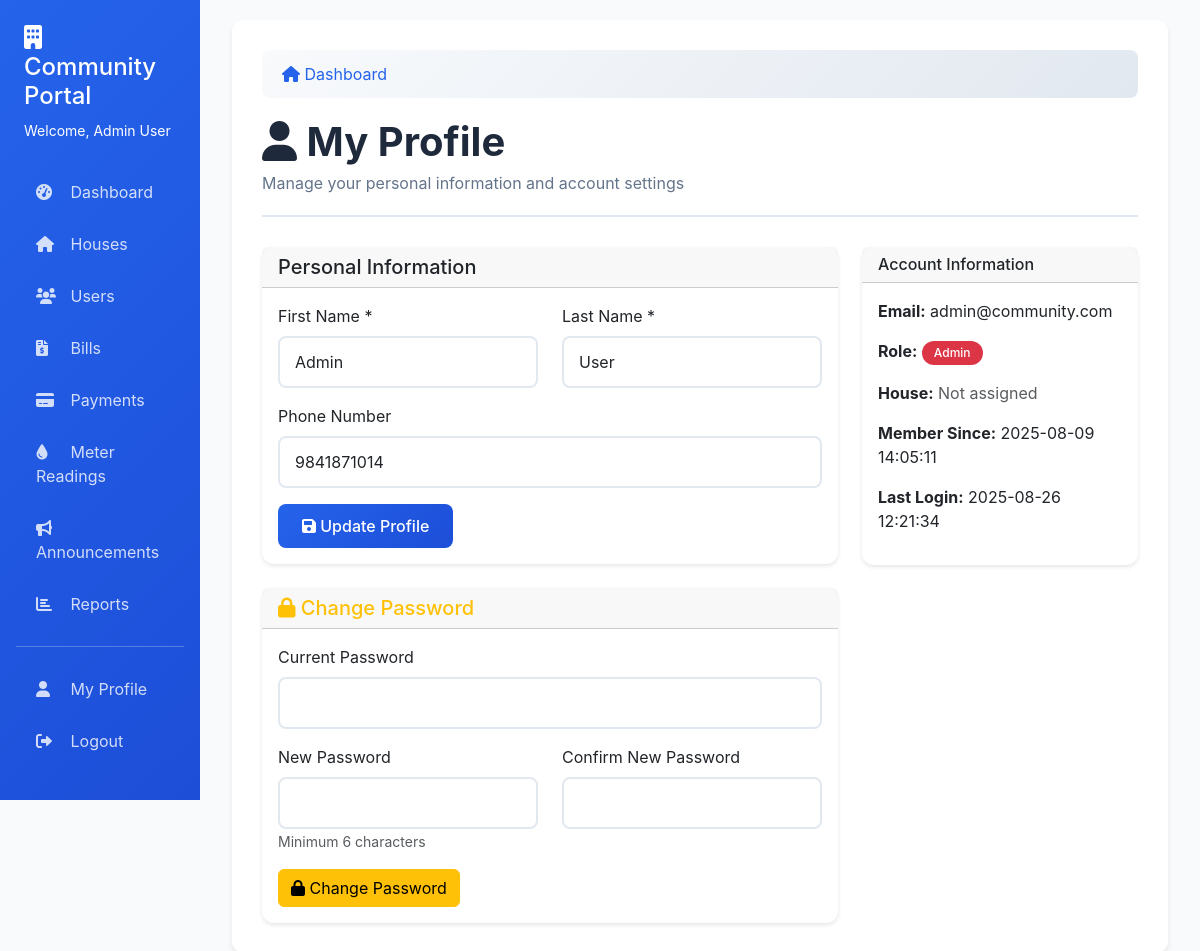
The page /profile (signed in) on the database as committed earlier.
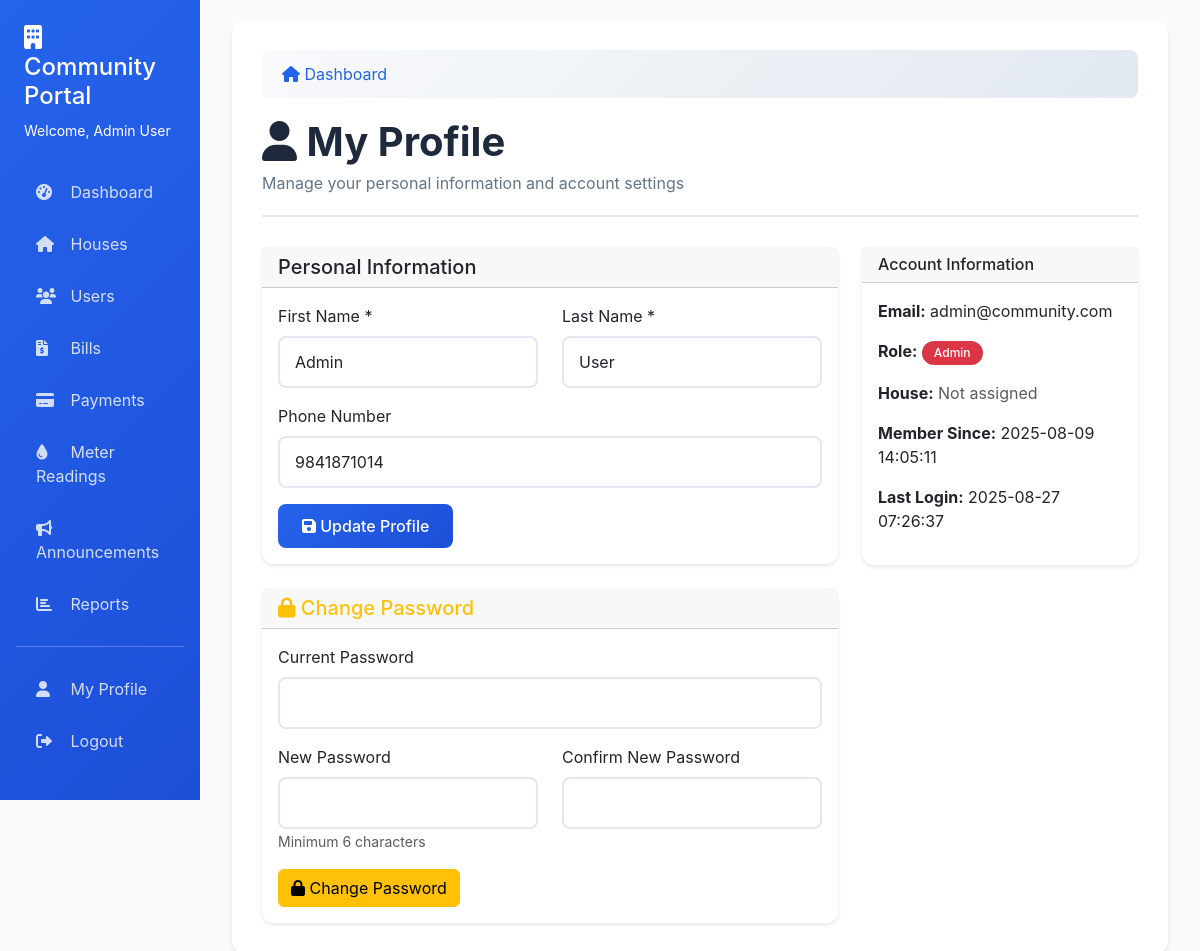
The same page on the database as committed later.
### tables this page shows
CREATE TABLE users (
                id INTEGER PRIMARY KEY AUTOINCREMENT,
                email TEXT UNIQUE NOT NULL,
                password_hash TEXT NOT NULL,
                role TEXT NOT NULL DEFAULT 'resident',
                first_name TEXT,
                last_name TEXT,
                phone_number TEXT,
                house_id INTEGER,
                created_at TIMESTAMP DEFAULT CURRENT_TIMESTAMP,
                last_login TIMESTAMP
            );

### app.py (the view)
@app.route('/profile')
@login_required
def profile():
    conn = get_db_connection()
    user = conn.execute('''
        SELECT u.*, h.house_number, h.owner_name
        FROM users u
        LEFT JOIN houses h ON u.house_id = h.id
        WHERE u.id = ?
    ''', (session['user_id'],)).fetchone()
    conn.close()
    return render_template('profile.html', user=user)

### app.py (called while the page is built)
def get_db_connection():
    conn = sqlite3.connect(DATABASE)
    conn.row_factory = sqlite3.Row
    return conn

def login_required(f):
    @wraps(f)
    def decorated_function(*args, **kwargs):
        if 'user_id' not in session:
            return redirect(url_for('login'))
        return f(*args, **kwargs)
    return decorated_function

### templates/profile.html (shortened to what this page needs)
{% extends "base.html" %}
{% block content %}
<div class="page-header">
    <h1><i class="fas fa-user"></i> My Profile</h1>
    <p>Manage your personal information and account settings</p>
</div>
<div class="row">
    <div class="col-md-8">
        <div class="card">
            <div class="card-header">
                <h5 class="mb-0">Personal Information</h5>
            </div>
            <div class="card-body">
                <form method="POST" action="{{ url_for('update_profile') }}">
                    <div class="row">
                        <div class="col-md-6">
                            <div class="mb-3">
                                <label for="first_name" class="form-label">First Name *</label>
                                <input type="text" class="form-control" id="first_name" name="first_name" value="{{ user.first_name }}" required>
                            </div>
                        </div>
                        <div class="col-md-6">
                            <div class="mb-3">
                                <label for="last_name" class="form-label">Last Name *</label>
                                <input type="text" class="form-control" id="last_name" name="last_name" value="{{ user.last_name }}" required>
                            </div>
                        </div>
                    </div>
                    <div class="mb-3">
                        <label for="phone_number" class="form-label">Phone Number</label>
                        <input type="tel" class="form-control" id="phone_number" name="phone_number" value="{{ user.phone_number or '' }}">
                    </div>
                    <button type="submit" class="btn btn-primary">
                        <i class="fas fa-save"></i> Update Profile
                    </button>
                </form>
            </div>
        </div>
        <div class="card mt-4">
            <div class="card-header">
                <h5 class="mb-0 text-warning"><i class="fas fa-lock"></i> Change Password</h5>
            </div>
            <div class="card-body">
                <form method="POST" action="{{ url_for('change_password') }}">
                    <div class="mb-3">
                        <label for="current_password" class="form-label">Current Password</label>
                        <input type="password" class="form-control" id="current_password" name="current_password" required>
                    </div>
                    <div class="row">
                        <div class="col-md-6">
                            <div class="mb-3">
                                <label for="new_password" class="form-label">New Password</label>
                                <input type="password" class="form-control" id="new_password" name="new_password" required minlength="6">
                                <small class="form-text text-muted">Minimum 6 characters</small>
                            </div>
                        </div>
                        <div class="col-md-6">
                            <div class="mb-3">
                                <label for="confirm_password" class="form-label">Confirm New Password</label>
                                <input type="password" class="form-control" id="confirm_password" name="confirm_password" required minlength="6">
                            </div>
                        </div>
                    </div>
                    <button type="submit" class="btn btn-warning">
                        <i class="fas fa-lock"></i> Change Password
                    </button>
                </form>
            </div>
        </div>
    </div>
    <div class="col-md-4">
        <div class="card">
            <div class="card-header">
                <h6 class="mb-0">Account Information</h6>
            </div>
            <div class="card-body">
                <p><strong>Email:</strong> {{ user.email }}</p>
                <p><strong>Role:</strong>
                    {% if user.role == 'admin' %}
                        <span class="badge bg-danger">Admin</span>
                    {% else %}
                        <span class="badge bg-primary">Resident</span>
                    {% endif %}
                </p>
                {% if user.house_number %}
                <p><strong>House:</strong> {{ user.house_number }}<br>
                   <small>{{ user.owner_name }}</small></p>
                {% else %}
                <p><strong>House:</strong> <span class="text-muted">Not assigned</span></p>
                {% endif %}
                <p><strong>Member Since:</strong> {{ user.created_at }}</p>
                <p><strong>Last Login:</strong> {{ user.last_login or 'Never' }}</p>
            </div>
        </div>
    </div>
</div>
{% endblock %}

### templates/base.html (shortened to what this page needs)
<!DOCTYPE html>
<html lang="en">
<head>
    <link href="https://cdnjs.cloudflare.com/ajax/libs/bootstrap/5.3.0/css/bootstrap.min.css" rel="stylesheet">
    <link href="https://cdnjs.cloudflare.com/ajax/libs/font-awesome/6.0.0/css/all.min.css" rel="stylesheet">
</head>
<body>
    <div class="container-fluid">
        <div class="row">
            {% if session.user_id %}
            <div class="col-md-3 col-lg-2 px-0">
                <div class="sidebar">
                    <div class="p-4">
                        <h4><i class="fas fa-building"></i> Community Portal</h4>
                        <small>Welcome, {{ session.user_name }}</small>
                    </div>
                    <nav class="nav flex-column px-3">
                        <a class="nav-link" href="{{ url_for('dashboard') }}">
                            <i class="fas fa-tachometer-alt"></i> Dashboard
                        </a>
                        {% if session.user_role == 'admin' %}
                        <a class="nav-link" href="{{ url_for('houses') }}">
                            <i class="fas fa-home"></i> Houses
                        </a>
                        <a class="nav-link" href="{{ url_for('users') }}">
                            <i class="fas fa-users"></i> Users
                        </a>
                        <a class="nav-link" href="{{ url_for('bills') }}">
                            <i class="fas fa-file-invoice-dollar"></i> Bills
                        </a>
                        <a class="nav-link" href="{{ url_for('payments') }}">
                            <i class="fas fa-credit-card"></i> Payments
                        </a>
                        <a class="nav-link" href="{{ url_for('meter_readings') }}">
                            <i class="fas fa-tint"></i> Meter Readings
                        </a>
                        <a class="nav-link" href="{{ url_for('announcements') }}">
                            <i class="fas fa-bullhorn"></i> Announcements
                        </a>
                        <a class="nav-link" href="{{ url_for('reports') }}">
                            <i class="fas fa-chart-bar"></i> Reports
                        </a>
                        {% endif %}
                        <hr class="text-white">
                        <a class="nav-link" href="{{ url_for('profile') }}">
                            <i class="fas fa-user"></i> My Profile
                        </a>
                        <a class="nav-link" href="{{ url_for('logout') }}" onclick="return confirmLogout()">
                            <i class="fas fa-sign-out-alt"></i> Logout
                        </a>
                    </nav>
                </div>
            </div>
            <div class="col-md-9 col-lg-10">
                <div class="main-content">
                    {% block breadcrumb %}
                    <nav aria-label="breadcrumb">
                        <ol class="breadcrumb">
                            <li class="breadcrumb-item">
                                <a href="{{ url_for('dashboard') }}">
                                    <i class="fas fa-home"></i> Dashboard
                                </a>
                            </li>
                        </ol>
                    </nav>
                    {% endblock %}
                    {% block content %}{% endblock %}
                </div>
            </div>
            {% else %}
            <div class="col-12">
                {% block login_content %}{% endblock %}
            </div>
            {% endif %}
        </div>
    </div>
    <link rel="stylesheet" href="https://cdnjs.cloudflare.com/ajax/libs/sweetalert2/11.10.5/sweetalert2.min.css">
</body>
</html>

### templates/base.html (style rules this page uses)
:root { --primary-color: #2563eb; --secondary-color: #64748b; --success-color: #059669; --danger-color: #dc2626; --warning-color: #d97706; --info-color: #0891b2; --light-bg: #f8fafc; --dark-bg: #1e293b; }
body { background-color: var(--light-bg); font-family: 'Inter', -apple-system, BlinkMacSystemFont, sans-serif; }
.sidebar { min-height: 100vh; background: linear-gradient(135deg, var(--primary-color), #1d4ed8); color: white; transition: all 0.3s ease; }
.sidebar .nav-link { color: rgba(255, 255, 255, 0.8); padding: 12px 20px; margin: 2px 0; border-radius: 8px; transition: all 0.3s ease; }
.sidebar .nav-link i { width: 20px; margin-right: 10px; }
.main-content { background-color: white; border-radius: 12px; box-shadow: 0 4px 6px -1px rgba(0, 0, 0, 0.1); margin: 20px; padding: 30px; }
.card { border: none; border-radius: 12px; box-shadow: 0 2px 4px rgba(0, 0, 0, 0.1); transition: all 0.3s ease; }
.btn-primary { background: linear-gradient(135deg, var(--primary-color), #1d4ed8); border: none; border-radius: 8px; padding: 10px 24px; font-weight: 500; transition: all 0.3s ease; }
.badge { padding: 6px 12px; border-radius: 20px; font-weight: 500; }
.form-control, .form-select { border-radius: 8px; border: 2px solid #e2e8f0; padding: 12px 15px; transition: all 0.3s ease; }
.page-header { margin-bottom: 30px; padding-bottom: 20px; border-bottom: 2px solid #e2e8f0; }
.page-header h1 { color: #1e293b; font-weight: 700; margin-bottom: 5px; }
.page-header p { color: var(--secondary-color); margin: 0; }
.breadcrumb { background: linear-gradient(135deg, #f8fafc 0%, #e2e8f0 100%); border-radius: 8px; padding: 12px 20px; margin-bottom: 20px; }
.breadcrumb-item a { color: var(--primary-color); text-decoration: none; }

Rows that differ between the two databases and show on the page:
changed users "admin@community.com": last_login "2025-08-26 12:21:34" → "2025-08-27 07:26:37"
